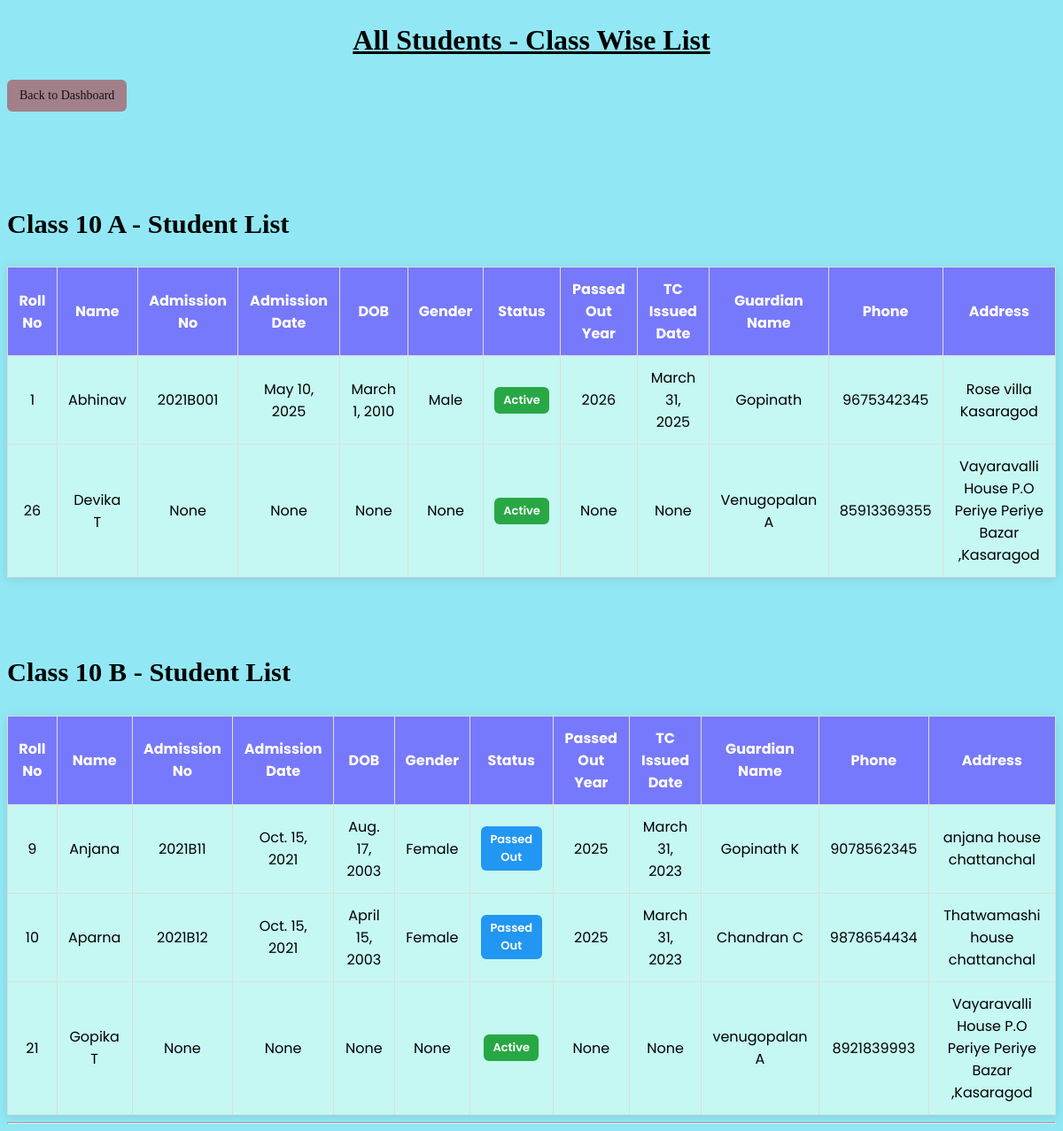
Before: /all_students/ with the older database file.
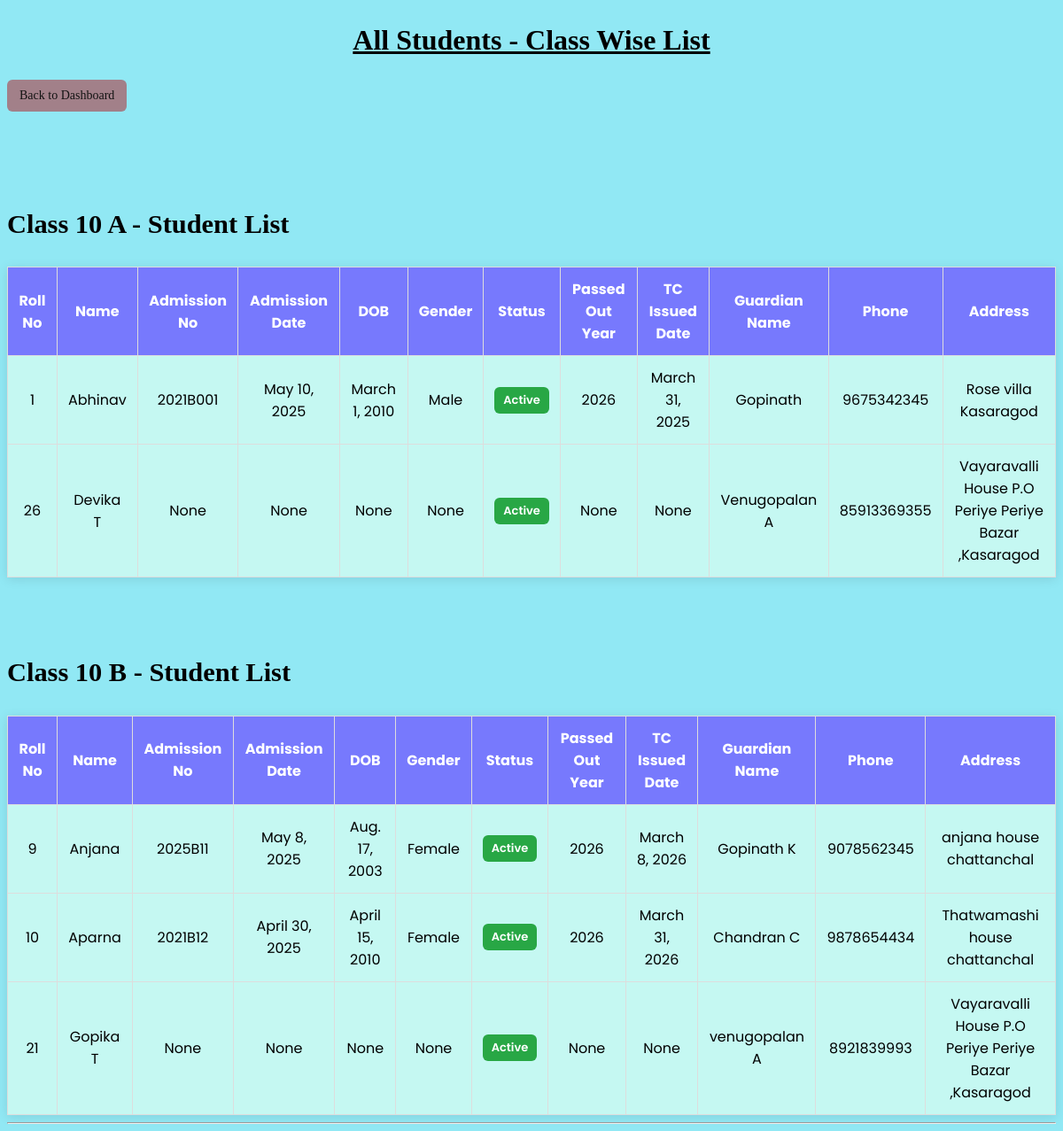
After: the same page with the newer database file.
### school/models.py (models this page shows, shortened)
class Student(models.Model):
    name=models.CharField(max_length=255)
    roll_no=models.IntegerField()
    class_name = models.CharField(max_length=50)
    admission_number=models.CharField(max_length=50,null=True,blank=True)
    admission_date=models.DateField(null=True,blank=True)
    date_of_birth=models.DateField(null=True,blank=True)
    gender=models.CharField(
        max_length=10,
        choices=(('Male',"Male"),("Female","Female"),("Other","Other")),
        null=True,blank=True
    )
    status=models.CharField(
        max_length=20,
        choices=(
            ("Active","Active"),
            ("Inactive","Inactive"),
            ("Passed Out","Passed Out"),
            ("TC Issued","TC Issued")
        ),
        default="Active"
    )
    passed_out_year=models.CharField(max_length=10,null=True,blank=True)
    tc_issued_date=models.DateField(null=True,blank=True)
    guardian_name = models.CharField(max_length=100)
    guardian_phone = models.CharField(max_length=20)
    guardian_address = models.TextField()

### school/views.py (the view)
# urls.py: path('all_students/',all_students,name='all_students'),
def all_students(request):
    classes=Student.objects.values_list('class_name',flat=True).distinct().order_by('class_name')
    classwise_students={}
    for cls in classes:
        students=Student.objects.filter(class_name=cls)\
        .annotate(roll_int=Cast("roll_no",IntegerField()))\
        .order_by("roll_no")   #sort by roll_bumber
        classwise_students[cls]=students
    return render(request,"all_students.html",{
        "classwise_students":classwise_students
    })

### school/templates/all_students.html (shortened to what this page needs)
{% load static %}
<!DOCTYPE html>
<html>
<head>
    <link rel="stylesheet" href="{% static 'css/all_students.css' %}?v=1">
</head>
<body>
<h2>All Students - Class Wise List</h2>
<a href="{% url 'principal_dashboard' %}" class="back-dashboard"> Back to Dashboard</a>
{% for class, students in classwise_students.items %}
    <h3 >Class {{ class }} - Student List</h3>
    <table class="student-table">
        <thead>
            <tr>
                <th>Roll No</th>
                <th>Name</th>
                <th>Admission No</th>
                <th>Admission Date</th>
                <th>DOB</th>
                <th>Gender</th>
                <th>Status</th>
                <th>Passed Out Year</th>
                <th>TC Issued Date</th>
                <th>Guardian Name</th>
                <th>Phone</th>
                <th>Address</th>
            </tr>
        </thead>
        <tbody>
            {% for s in students %}
            <tr>
                <td>{{ s.roll_no }}</td>
                <td>{{ s.name }}</td>
                <td>{{ s.admission_number }}</td>
                <td>{{ s.admission_date }}</td>
                <td>{{ s.date_of_birth }}</td>
                <td>{{ s.gender }}</td>
                <td>
                    <span class="status-badge
                    {% if s.status == 'Active' %}status-active
                    {% elif s.status == 'Inactive' %}status-inactive
                    {% elif s.status == 'Passed Out' %}status-passed
                    {% elif s.status == 'TC Issued' %}status-tc
                    {% endif %}">
                        {{ s.status }}
                    </span>
                </td>
                <td>{{ s.passed_out_year }}</td>
                <td>{{ s.tc_issued_date }}</td>
                <td>{{ s.guardian_name }}</td>
                <td>{{ s.guardian_phone }}</td>
                <td>{{ s.guardian_address }}</td>
            </tr>
            {% endfor %}
        </tbody>
    </table>
{% endfor %}
<hr>
</body>
</html>

### school/static/css/all_students.css (style rules this page uses)
body { background: #91e8f4; }
table { width: 100%; background:#c5f8f2; border-collapse: collapse; box-shadow: 0 2px 12px rgba(0,0,0,0.1); }
table th, table td { padding: 12px; border: 1px solid #ddd; text-align: center; font-family: "poppins",sans-serif; }
table th { background: #7779fd; color: white; }
h2 { font-size: 2rem; font-family: "Inter" sans-serif; text-align: center; text-decoration: underline; }
h3 { margin-top: 90px; font-size: 1.9rem; }
.status-badge { padding: 5px 10px; border-radius: 6px; font-size: 13px; font-weight: 600; color: white; display: inline-block; }
.status-active { background: #28a745; }
.back-dashboard { display: inline-block; margin-bottom: 20px; text-decoration: none; padding: 10px 14px; background: #a28089; color: rgb(19, 19, 19); border-radius: 6px; font-size: 14px; transition: 0.2s ease; }

Changed rows visible on the page:
changed Student "Anjana": admission_number "2021B11" → "2025B11"; admission_date "Oct. 15, 2021" → "May 8, 2025"; status "Passed Out" → "Active"; passed_out_year "2025" → "2026"; tc_issued_date "March 31, 2023" → "March 8, 2026"
changed Student "Aparna": admission_date "Oct. 15, 2021" → "April 30, 2025"; date_of_birth "April 15, 2003" → "April 15, 2010"; status "Passed Out" → "Active"; passed_out_year "2025" → "2026"; tc_issued_date "March 31, 2023" → "March 31, 2026"
